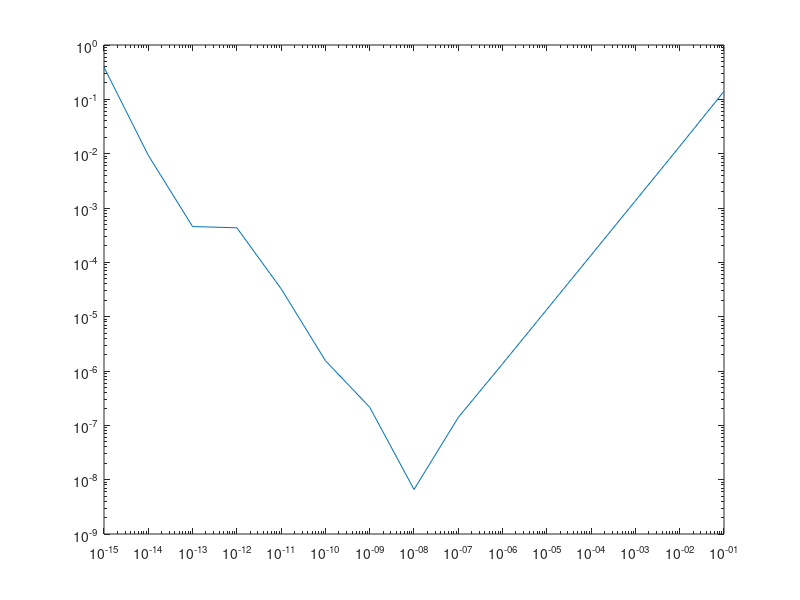

Here is the MATLAB script that generated this plot:

n=100;
x=linspace(-pi,pi,n);
%plot(x,sin(x),x,cos(x));
%%
n=100;
x=linspace(0.1,100,n);
f = sqrt((100.*(1-0.01.*x.^2).^2+0.02.*x.^2)./((1-x.^2).^2+0.1.*x.^2));
%plot(x,f)
%semilogy(x,f);
%loglog(x,f);
%%
n=100;
x1=linspace(-2,-0.001,n);
x2=linspace(0,2*pi*0.999,n);
x3=linspace(2*pi,8,n);
y1=exp(-1.*(x1.^2));
%plot(x1,y1,x2,cos(8.*x2),x3,1);
%%
n=100000;
x=linspace(0.01,2,n);
f = x.*sin(1./x);
%plot(x,f);
%semilogx(x,f);
%loglog(x,f);
%%
N=100;
x=zeros(1,N);
z=zeros(1,N);
x(1)=2;
z(1)=2;
for n=2:N
    x(n)= 2^(n-1/2)*sqrt(1-sqrt(1-4^(1-n)*x(n-1)^2));
    z(n)= z(n-1)*sqrt(2/(1+sqrt(1-4^(1-n)*z(n-1)^2)));
end
%plot(1:N,abs(x-pi),1:N,abs(z-pi));
%loglog(1:N,abs(x-pi),1:N,abs(z-pi));
%%
n=15;
h=zeros(1,n);
d=zeros(1,n);
err=zeros(1,n);
for i=1:15
    h(i)=10^-i;
    d(i)=(exp(1+h(i))-exp(1))/h(i);
    err(i)= abs(exp(1)-d(i));
end
loglog(h,err);






















